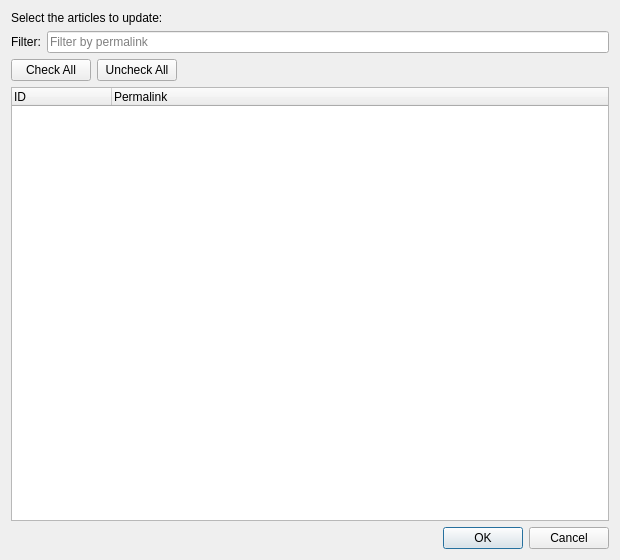
<?xml version="1.0" encoding="UTF-8"?>
<ui version="4.0">
 <class>DialogPickArticlesToUpdate</class>
 <widget class="QDialog" name="DialogPickArticlesToUpdate">
  <property name="geometry">
   <rect>
    <x>0</x>
    <y>0</y>
    <width>620</width>
    <height>560</height>
   </rect>
  </property>
  <property name="windowTitle">
   <string>Update Selection</string>
  </property>
  <layout class="QVBoxLayout" name="verticalLayout">
   <item>
    <widget class="QLabel" name="labelInfo">
     <property name="text">
      <string>Select the articles to update:</string>
     </property>
     <property name="wordWrap">
      <bool>true</bool>
     </property>
    </widget>
   </item>
   <item>
    <layout class="QHBoxLayout" name="horizontalLayoutFilter">
     <item>
      <widget class="QLabel" name="labelFilter">
       <property name="text">
        <string>Filter:</string>
       </property>
      </widget>
     </item>
     <item>
      <widget class="QLineEdit" name="lineEditFilter">
       <property name="placeholderText">
        <string>Filter by permalink</string>
       </property>
       <property name="clearButtonEnabled">
        <bool>true</bool>
       </property>
      </widget>
     </item>
    </layout>
   </item>
   <item>
    <layout class="QHBoxLayout" name="horizontalLayoutButtons">
     <item>
      <widget class="QPushButton" name="buttonCheckAll">
       <property name="text">
        <string>Check All</string>
       </property>
      </widget>
     </item>
     <item>
      <widget class="QPushButton" name="buttonUncheckAll">
       <property name="text">
        <string>Uncheck All</string>
       </property>
      </widget>
     </item>
     <item>
      <spacer name="horizontalSpacer">
       <property name="orientation">
        <enum>Qt::Orientation::Horizontal</enum>
       </property>
       <property name="sizeHint" stdset="0">
        <size>
         <width>40</width>
         <height>20</height>
        </size>
       </property>
      </spacer>
     </item>
    </layout>
   </item>
   <item>
    <widget class="QTreeWidget" name="treeWidget">
     <column>
      <property name="text">
       <string>ID</string>
      </property>
     </column>
     <column>
      <property name="text">
       <string>Permalink</string>
      </property>
     </column>
    </widget>
   </item>
   <item>
    <widget class="QDialogButtonBox" name="buttonBox">
     <property name="orientation">
      <enum>Qt::Orientation::Horizontal</enum>
     </property>
     <property name="standardButtons">
      <set>QDialogButtonBox::StandardButton::Cancel|QDialogButtonBox::StandardButton::Ok</set>
     </property>
    </widget>
   </item>
  </layout>
 </widget>
 <resources/>
 <connections>
  <connection>
   <sender>buttonBox</sender>
   <signal>accepted()</signal>
   <receiver>DialogPickArticlesToUpdate</receiver>
   <slot>accept()</slot>
   <hints>
    <hint type="sourcelabel">
     <x>248</x>
     <y>539</y>
    </hint>
    <hint type="destinationlabel">
     <x>157</x>
     <y>280</y>
    </hint>
   </hints>
  </connection>
  <connection>
   <sender>buttonBox</sender>
   <signal>rejected()</signal>
   <receiver>DialogPickArticlesToUpdate</receiver>
   <slot>reject()</slot>
   <hints>
    <hint type="sourcelabel">
     <x>316</x>
     <y>539</y>
    </hint>
    <hint type="destinationlabel">
     <x>286</x>
     <y>280</y>
    </hint>
   </hints>
  </connection>
 </connections>
</ui>
